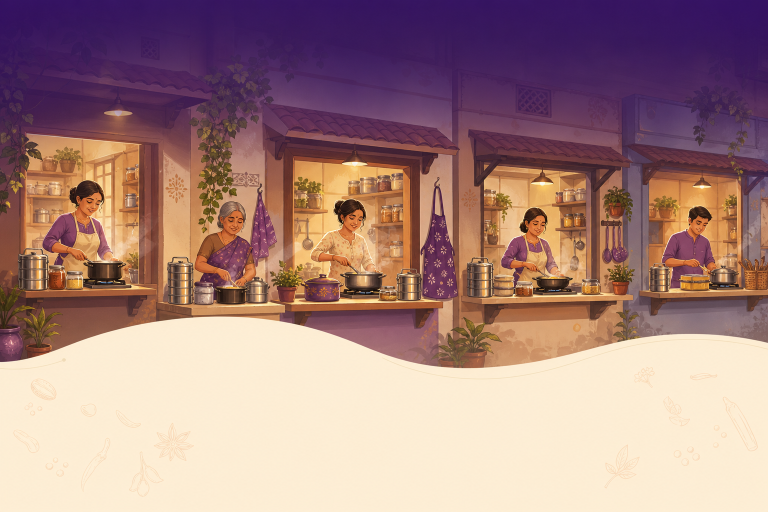
#> input picture assets/images/all_kitchens_hero.png, 1536 x 1024 px (shown at 1/2 size)
$ python -i deploy_cuisine_assets.py   (imports and definitions only)
#> lines starting #> are read from the running program, lines starting #| are printed output that depends on the picture
#!/usr/bin/env python3
"""Deploy high-quality cuisine illustration PNGs to app assets and backend uploads."""

from __future__ import annotations

from pathlib import Path

from PIL import Image

ASSETS = Path("/Users/apple/.cursor/projects/Users-apple-MadeByMaa-customer/assets")
OUT_SIZE = 512
OUT_DIRS = [
    Path("/Users/apple/MadeByMaa/customer/assets/images/cuisines"),
    Path("/Users/apple/Ecommerce Websites/optica2/public/uploads/cuisines"),
]

# source filename prefix -> (slug, display name)
CUISINES: list[tuple[str, str, str]] = [
    ("north_indian-", "north_indian", "North Indian"),
    ("bengali-", "bengali", "Bengali"),
    ("south_indian-", "south_indian", "South Indian"),
    ("rajasthani-", "rajasthani", "Rajasthani"),
    ("chinese-", "chinese", "Chinese"),
    ("bihari-", "bihari", "Bihari"),
    ("gujarti-", "gujarati", "Gujarati"),
    ("mughali-", "mughlai", "Mughlai"),
    ("Odisha-", "odisha", "Odisha"),
    ("kerala-", "kerala", "Kerala"),
    ("tamil-", "tamil", "Tamil"),
    ("punjabi-", "punjabi", "Punjabi"),
    ("Maharashtrian-", "maharashtrian", "Maharashtrian"),
]


def find_source(prefix: str) -> Path | None:
    for path in ASSETS.glob(f"{prefix}*"):
        if path.is_file():
            return path
    return None


def to_png(src: Path, dest: Path) -> None:
#> called with src = '../assets/images/all_kitchens_hero.png', dest = 'out.png'
    img = Image.open(src).convert("RGBA")
    w, h = img.size
#> w = 1536; h = 1024
    side = min(w, h)
#> side = 1024
    left, top = (w - side) // 2, (h - side) // 2
#> left = 256; top = 0
    img = img.crop((left, top, left + side, top + side))
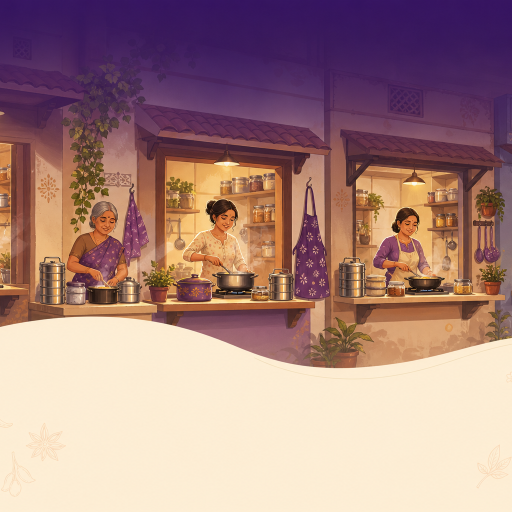
#> img: PIL image 1024x1024 RGBA (shown at 1/2 size); mean R, G, B, A 167.5, 132.3, 128.1, 255
    img = img.resize((OUT_SIZE, OUT_SIZE), Image.Resampling.LANCZOS)
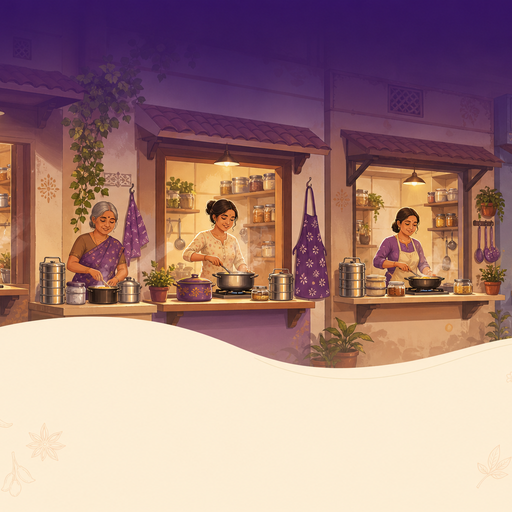
#> img: PIL image 512x512 RGBA; mean R, G, B, A 167.4, 132.3, 128.1, 255
    img.save(dest, "PNG")


def main() -> None:
    for out_dir in OUT_DIRS:
        out_dir.mkdir(parents=True, exist_ok=True)

    for prefix, slug, name in CUISINES:
        src = find_source(prefix)
        if src is None:
            existing = OUT_DIRS[0] / f"{slug}.png"
            if existing.exists():
                print(f"skip {name}: no new source, keeping existing {slug}.png")
                continue
            print(f"WARN {name}: source not found ({prefix}*)")
            continue

        for out_dir in OUT_DIRS:
            to_png(src, out_dir / f"{slug}.png")
        print(f"saved {name} <- {src.name}")


# [2 lines not run here, left out]

>>> result = to_png('../assets/images/all_kitchens_hero.png', 'out.png')
